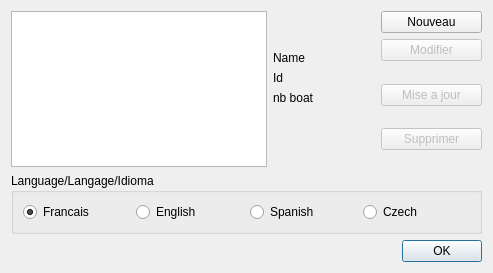
<?xml version="1.0" encoding="UTF-8"?>
<ui version="4.0">
 <class>playerAccount</class>
 <widget class="QDialog" name="playerAccount">
  <property name="geometry">
   <rect>
    <x>0</x>
    <y>0</y>
    <width>493</width>
    <height>273</height>
   </rect>
  </property>
  <property name="windowTitle">
   <string>Gestion des comptes</string>
  </property>
  <layout class="QVBoxLayout" name="verticalLayout_2">
   <item>
    <layout class="QHBoxLayout" name="horizontalLayout">
     <item>
      <widget class="QListWidget" name="list_player">
       <property name="sizePolicy">
        <sizepolicy hsizetype="Preferred" vsizetype="Preferred">
         <horstretch>0</horstretch>
         <verstretch>0</verstretch>
        </sizepolicy>
       </property>
       <property name="minimumSize">
        <size>
         <width>256</width>
         <height>0</height>
        </size>
       </property>
       <property name="focusPolicy">
        <enum>Qt::StrongFocus</enum>
       </property>
       <property name="editTriggers">
        <set>QAbstractItemView::AllEditTriggers</set>
       </property>
       <property name="selectionMode">
        <enum>QAbstractItemView::SingleSelection</enum>
       </property>
      </widget>
     </item>
     <item>
      <layout class="QVBoxLayout" name="verticalLayout" stretch="0,0,0,0,1">
       <item>
        <spacer name="verticalSpacer_4">
         <property name="orientation">
          <enum>Qt::Vertical</enum>
         </property>
         <property name="sizeHint" stdset="0">
          <size>
           <width>20</width>
           <height>40</height>
          </size>
         </property>
        </spacer>
       </item>
       <item>
        <widget class="QLabel" name="pl_data_name">
         <property name="text">
          <string>Name</string>
         </property>
        </widget>
       </item>
       <item>
        <widget class="QLabel" name="pl_data_id">
         <property name="text">
          <string>Id</string>
         </property>
        </widget>
       </item>
       <item>
        <widget class="QLabel" name="pl_data_nbboat">
         <property name="enabled">
          <bool>true</bool>
         </property>
         <property name="text">
          <string>nb boat</string>
         </property>
        </widget>
       </item>
       <item>
        <spacer name="verticalSpacer_3">
         <property name="orientation">
          <enum>Qt::Vertical</enum>
         </property>
         <property name="sizeHint" stdset="0">
          <size>
           <width>20</width>
           <height>40</height>
          </size>
         </property>
        </spacer>
       </item>
      </layout>
     </item>
     <item>
      <layout class="QVBoxLayout">
       <item>
        <widget class="QPushButton" name="btn_playerAdd">
         <property name="text">
          <string>Nouveau</string>
         </property>
        </widget>
       </item>
       <item>
        <widget class="QPushButton" name="btn_playerChg">
         <property name="enabled">
          <bool>false</bool>
         </property>
         <property name="text">
          <string>Modifier</string>
         </property>
         <property name="checkable">
          <bool>false</bool>
         </property>
        </widget>
       </item>
       <item>
        <spacer name="verticalSpacer">
         <property name="orientation">
          <enum>Qt::Vertical</enum>
         </property>
         <property name="sizeHint" stdset="0">
          <size>
           <width>20</width>
           <height>40</height>
          </size>
         </property>
        </spacer>
       </item>
       <item>
        <widget class="QPushButton" name="btn_playerUpd">
         <property name="enabled">
          <bool>false</bool>
         </property>
         <property name="text">
          <string>Mise a jour</string>
         </property>
        </widget>
       </item>
       <item>
        <spacer>
         <property name="orientation">
          <enum>Qt::Vertical</enum>
         </property>
         <property name="sizeHint" stdset="0">
          <size>
           <width>20</width>
           <height>40</height>
          </size>
         </property>
        </spacer>
       </item>
       <item>
        <widget class="QPushButton" name="btn_playerDel">
         <property name="enabled">
          <bool>false</bool>
         </property>
         <property name="text">
          <string>Supprimer</string>
         </property>
        </widget>
       </item>
       <item>
        <spacer name="verticalSpacer_2">
         <property name="orientation">
          <enum>Qt::Vertical</enum>
         </property>
         <property name="sizeHint" stdset="0">
          <size>
           <width>20</width>
           <height>40</height>
          </size>
         </property>
        </spacer>
       </item>
      </layout>
     </item>
    </layout>
   </item>
   <item>
    <widget class="QGroupBox" name="lang">
     <property name="title">
      <string>Language/Langage/Idioma</string>
     </property>
     <layout class="QHBoxLayout" name="horizontalLayout_2">
      <item>
       <widget class="QRadioButton" name="fr">
        <property name="text">
         <string>Francais</string>
        </property>
        <property name="checked">
         <bool>true</bool>
        </property>
       </widget>
      </item>
      <item>
       <widget class="QRadioButton" name="en">
        <property name="text">
         <string>English</string>
        </property>
       </widget>
      </item>
      <item>
       <widget class="QRadioButton" name="es">
        <property name="text">
         <string>Spanish</string>
        </property>
       </widget>
      </item>
      <item>
       <widget class="QRadioButton" name="cz">
        <property name="text">
         <string>Czech</string>
        </property>
       </widget>
      </item>
     </layout>
    </widget>
   </item>
   <item>
    <widget class="QDialogButtonBox" name="buttonBox">
     <property name="orientation">
      <enum>Qt::Horizontal</enum>
     </property>
     <property name="standardButtons">
      <set>QDialogButtonBox::Ok</set>
     </property>
    </widget>
   </item>
  </layout>
 </widget>
 <tabstops>
  <tabstop>buttonBox</tabstop>
  <tabstop>fr</tabstop>
  <tabstop>en</tabstop>
  <tabstop>es</tabstop>
  <tabstop>cz</tabstop>
  <tabstop>list_player</tabstop>
  <tabstop>btn_playerAdd</tabstop>
  <tabstop>btn_playerChg</tabstop>
  <tabstop>btn_playerUpd</tabstop>
  <tabstop>btn_playerDel</tabstop>
 </tabstops>
 <resources/>
 <connections>
  <connection>
   <sender>buttonBox</sender>
   <signal>accepted()</signal>
   <receiver>playerAccount</receiver>
   <slot>accept()</slot>
   <hints>
    <hint type="sourcelabel">
     <x>248</x>
     <y>254</y>
    </hint>
    <hint type="destinationlabel">
     <x>157</x>
     <y>274</y>
    </hint>
   </hints>
  </connection>
  <connection>
   <sender>buttonBox</sender>
   <signal>rejected()</signal>
   <receiver>playerAccount</receiver>
   <slot>reject()</slot>
   <hints>
    <hint type="sourcelabel">
     <x>316</x>
     <y>260</y>
    </hint>
    <hint type="destinationlabel">
     <x>286</x>
     <y>274</y>
    </hint>
   </hints>
  </connection>
  <connection>
   <sender>btn_playerAdd</sender>
   <signal>clicked()</signal>
   <receiver>playerAccount</receiver>
   <slot>slot_addPlayer()</slot>
   <hints>
    <hint type="sourcelabel">
     <x>399</x>
     <y>16</y>
    </hint>
    <hint type="destinationlabel">
     <x>348</x>
     <y>21</y>
    </hint>
   </hints>
  </connection>
  <connection>
   <sender>btn_playerChg</sender>
   <signal>clicked()</signal>
   <receiver>playerAccount</receiver>
   <slot>slot_modPlayer()</slot>
   <hints>
    <hint type="sourcelabel">
     <x>392</x>
     <y>55</y>
    </hint>
    <hint type="destinationlabel">
     <x>292</x>
     <y>119</y>
    </hint>
   </hints>
  </connection>
  <connection>
   <sender>btn_playerUpd</sender>
   <signal>clicked()</signal>
   <receiver>playerAccount</receiver>
   <slot>slot_updPlayer()</slot>
   <hints>
    <hint type="sourcelabel">
     <x>437</x>
     <y>131</y>
    </hint>
    <hint type="destinationlabel">
     <x>294</x>
     <y>149</y>
    </hint>
   </hints>
  </connection>
  <connection>
   <sender>btn_playerDel</sender>
   <signal>clicked()</signal>
   <receiver>playerAccount</receiver>
   <slot>slot_delPlayer()</slot>
   <hints>
    <hint type="sourcelabel">
     <x>419</x>
     <y>199</y>
    </hint>
    <hint type="destinationlabel">
     <x>324</x>
     <y>161</y>
    </hint>
   </hints>
  </connection>
  <connection>
   <sender>list_player</sender>
   <signal>itemPressed(QListWidgetItem*)</signal>
   <receiver>playerAccount</receiver>
   <slot>slot_selectItem_player(QListWidgetItem*)</slot>
   <hints>
    <hint type="sourcelabel">
     <x>143</x>
     <y>180</y>
    </hint>
    <hint type="destinationlabel">
     <x>296</x>
     <y>203</y>
    </hint>
   </hints>
  </connection>
  <connection>
   <sender>list_player</sender>
   <signal>itemDoubleClicked(QListWidgetItem*)</signal>
   <receiver>playerAccount</receiver>
   <slot>slot_selectAndValidateItem(QListWidgetItem*)</slot>
   <hints>
    <hint type="sourcelabel">
     <x>222</x>
     <y>50</y>
    </hint>
    <hint type="destinationlabel">
     <x>285</x>
     <y>37</y>
    </hint>
   </hints>
  </connection>
 </connections>
 <slots>
  <slot>slot_addPlayer()</slot>
  <slot>slot_delPlayer()</slot>
  <slot>slot_modPlayer()</slot>
  <slot>slot_updPlayer()</slot>
  <slot>slot_selectItem_player(QListWidgetItem*)</slot>
  <slot>slot_selectAndValidateItem(QListWidgetItem*)</slot>
 </slots>
</ui>
